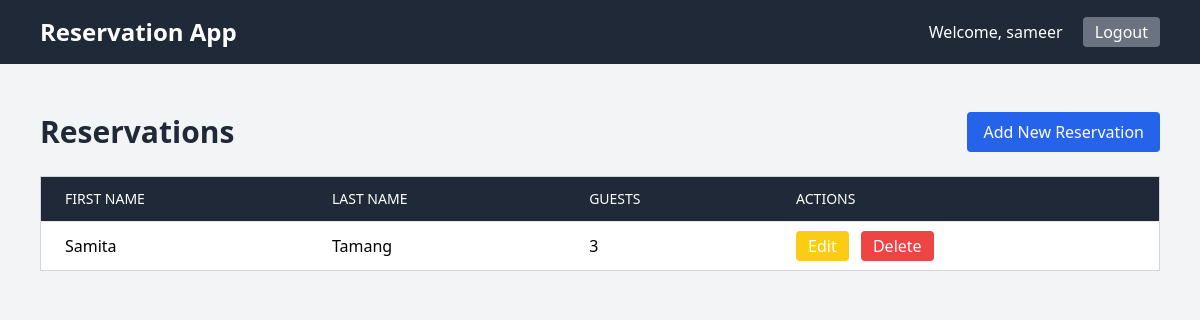
Before: /app/ (signed in) with the older database file.
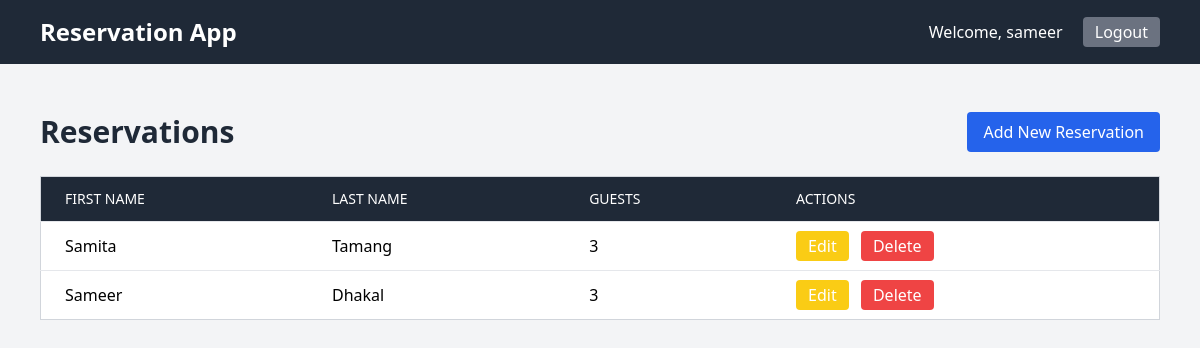
After: the same page with the newer database file.
### app/models.py (models this page shows, shortened)
class Reservation(models.Model):
    user = models.ForeignKey(User, on_delete=models.CASCADE)
    first_name = models.CharField(max_length=50)
    last_name = models.CharField(max_length=50)
    guest_count = models.PositiveIntegerField()
    comments = models.TextField(blank=True, null=True)
    date_created = models.DateTimeField(auto_now_add=True)

### app/views.py (the view)
# urls.py: path('', views.home, name='home'),
@login_required
def home(request):
    reservations = Reservation.objects.filter(user=request.user)
    return render(request, 'home.html', {'reservations': reservations})

### app/templates/home.html (shortened to what this page needs)
{% extends 'base.html' %}
{% block content %}
<div class="flex justify-between items-center mb-6">
    <h1 class="text-3xl font-bold text-gray-800">Reservations</h1>
    <a href="{% url 'create' %}" class="bg-blue-600 hover:bg-blue-700 text-white py-2 px-4 rounded">Add New Reservation</a>
</div>
{% if reservations %}
<div class="overflow-x-auto">
    <table class="min-w-full border border-gray-300 divide-y divide-gray-200 bg-white rounded shadow">
        <thead class="bg-gray-800 text-white">
            <tr>
                <th class="px-6 py-3 text-left text-sm font-medium uppercase">First Name</th>
                <th class="px-6 py-3 text-left text-sm font-medium uppercase">Last Name</th>
                <th class="px-6 py-3 text-left text-sm font-medium uppercase">Guests</th>
                <th class="px-6 py-3 text-left text-sm font-medium uppercase">Actions</th>
            </tr>
        </thead>
        <tbody class="divide-y divide-gray-200">
            {% for r in reservations %}
            <tr class="hover:bg-gray-100 transition-colors">
                <td class="px-6 py-3">{{ r.first_name }}</td>
                <td class="px-6 py-3">{{ r.last_name }}</td>
                <td class="px-6 py-3">{{ r.guest_count }}</td>
                <td class="px-6 py-3 space-x-2">
                    <a href="{% url 'update' r.id %}" class="bg-yellow-400 hover:bg-yellow-500 text-white py-1 px-3 rounded">Edit</a>
                    <a href="{% url 'delete' r.id %}" class="bg-red-500 hover:bg-red-600 text-white py-1 px-3 rounded">Delete</a>
                </td>
            </tr>
            {% endfor %}
        </tbody>
    </table>
</div>
{% else %}
<p class="text-gray-500 mt-4">No reservations yet.</p>
{% endif %}
{% endblock %}

### app/templates/base.html (shortened to what this page needs)
<!DOCTYPE html>
<html lang="en">
<head>
    <script src="https://cdn.tailwindcss.com"></script>
</head>
<body class="bg-gray-100 min-h-screen flex flex-col">
    <nav class="bg-gray-800 text-white py-4">
        <div class="max-w-6xl mx-auto flex justify-between items-center px-4">
            <a href="{% url 'home' %}" class="text-2xl font-bold">Reservation App</a>
            <div>
                {% if user.is_authenticated %}
                    <span class="mr-4">Welcome, {{ user.username }}</span>
                    <a href="{% url 'logout' %}" class="bg-gray-500 hover:bg-gray-700 py-1 px-3 rounded">Logout</a>
                {% else %}
                    <a href="{% url 'login' %}" class="mr-2 hover:underline">Login</a>
                    <a href="{% url 'register' %}" class="hover:underline">Register</a>
                {% endif %}
            </div>
        </div>
    </nav>
    <main class="flex-1 max-w-6xl mx-auto w-full px-4 py-6">
        {% block content %}{% endblock %}
    </main>
</body>
</html>

Changed rows visible on the page:
added Reservation: first_name "Sameer", last_name "Dhakal", guest_count "3"
